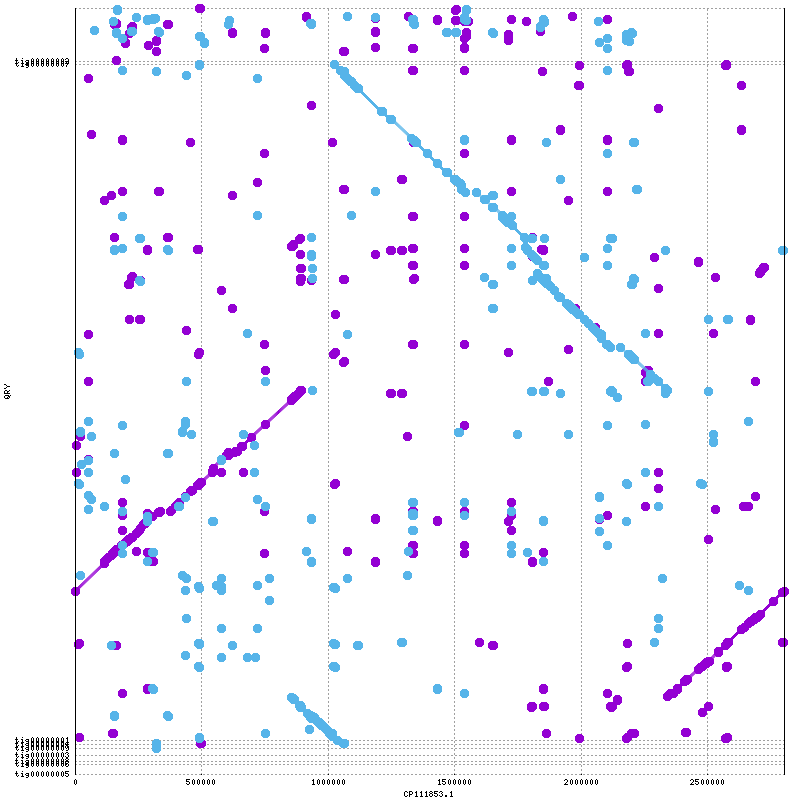

Source code (gnuplot):
set terminal png tiny size 800,800
set output "mummerplot.png"
set ytics ( \
 "tig00000005" 1.0, \
 "tig00000006" 40013.0, \
 "tig00000008" 55027.0, \
 "tig00000003" 79862.0, \
 "tig00000009" 108734.0, \
 "tig00000004" 125216.0, \
 "tig00000001" 139949.0, \
 "tig00000007" 2915080.0, \
 "tig00000002" 2931201.0, \
 "" 3147208 \
)
set size 1,1
set grid
unset key
set border 10
set tics scale 0
set xlabel "CP111853.1"
set ylabel "QRY"
set format "%.0f"
set mouse format "%.0f"
set mouse mouseformat "[%.0f, %.0f]"
set xrange [1:2803703]
set yrange [1:3147208]
set style line 1  lt 1 lw 3 pt 6 ps 1
set style line 2  lt 3 lw 3 pt 6 ps 1
set style line 3  lt 2 lw 3 pt 6 ps 1
plot \
 "mummerplot.fplot" title "FWD" w lp ls 1, \
 "mummerplot.rplot" title "REV" w lp ls 2
